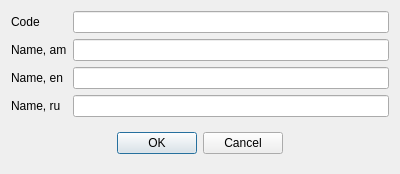
<?xml version="1.0" encoding="UTF-8"?>
<ui version="4.0">
 <class>RERestDishMod</class>
 <widget class="QDialog" name="RERestDishMod">
  <property name="geometry">
   <rect>
    <x>0</x>
    <y>0</y>
    <width>400</width>
    <height>165</height>
   </rect>
  </property>
  <property name="windowTitle">
   <string>Dish modifier</string>
  </property>
  <layout class="QHBoxLayout" name="horizontalLayout">
   <item>
    <layout class="QGridLayout" name="gridLayout">
     <item row="0" column="0">
      <widget class="QLabel" name="label_2">
       <property name="text">
        <string>Code</string>
       </property>
      </widget>
     </item>
     <item row="1" column="0">
      <widget class="QLabel" name="label">
       <property name="text">
        <string>Name, am</string>
       </property>
      </widget>
     </item>
     <item row="0" column="1">
      <widget class="EQLineEdit" name="leCode">
       <property name="focusPolicy">
        <enum>Qt::NoFocus</enum>
       </property>
       <property name="readOnly">
        <bool>true</bool>
       </property>
       <property name="Field" stdset="0">
        <string>f_id</string>
       </property>
       <property name="PrimaryKey" stdset="0">
        <bool>true</bool>
       </property>
      </widget>
     </item>
     <item row="1" column="1">
      <widget class="EQLineEdit" name="leNameAm">
       <property name="Field" stdset="0">
        <string>f_am</string>
       </property>
      </widget>
     </item>
     <item row="4" column="0" colspan="2">
      <widget class="QWidget" name="widget" native="true">
       <layout class="QHBoxLayout" name="horizontalLayout_2">
        <item>
         <spacer name="horizontalSpacer">
          <property name="orientation">
           <enum>Qt::Horizontal</enum>
          </property>
          <property name="sizeHint" stdset="0">
           <size>
            <width>94</width>
            <height>20</height>
           </size>
          </property>
         </spacer>
        </item>
        <item>
         <widget class="QPushButton" name="btnOk">
          <property name="text">
           <string>OK</string>
          </property>
         </widget>
        </item>
        <item>
         <widget class="QPushButton" name="btnCancel">
          <property name="text">
           <string>Cancel</string>
          </property>
         </widget>
        </item>
        <item>
         <spacer name="horizontalSpacer_2">
          <property name="orientation">
           <enum>Qt::Horizontal</enum>
          </property>
          <property name="sizeHint" stdset="0">
           <size>
            <width>94</width>
            <height>20</height>
           </size>
          </property>
         </spacer>
        </item>
       </layout>
      </widget>
     </item>
     <item row="2" column="0">
      <widget class="QLabel" name="label_3">
       <property name="text">
        <string>Name, en</string>
       </property>
      </widget>
     </item>
     <item row="3" column="0">
      <widget class="QLabel" name="label_4">
       <property name="text">
        <string>Name, ru</string>
       </property>
      </widget>
     </item>
     <item row="2" column="1">
      <widget class="EQLineEdit" name="leNameEn">
       <property name="Field" stdset="0">
        <string>f_en</string>
       </property>
      </widget>
     </item>
     <item row="3" column="1">
      <widget class="EQLineEdit" name="leNameRu">
       <property name="Field" stdset="0">
        <string>f_ru</string>
       </property>
      </widget>
     </item>
    </layout>
   </item>
  </layout>
 </widget>
 <customwidgets>
  <customwidget>
   <class>EQLineEdit</class>
   <extends>QLineEdit</extends>
   <header location="global">eqlineedit.h</header>
   <slots>
    <signal>customButtonClicked(bool)</signal>
   </slots>
  </customwidget>
 </customwidgets>
 <tabstops>
  <tabstop>leNameAm</tabstop>
  <tabstop>leNameEn</tabstop>
  <tabstop>leNameRu</tabstop>
  <tabstop>btnOk</tabstop>
  <tabstop>btnCancel</tabstop>
 </tabstops>
 <resources/>
 <connections/>
</ui>
